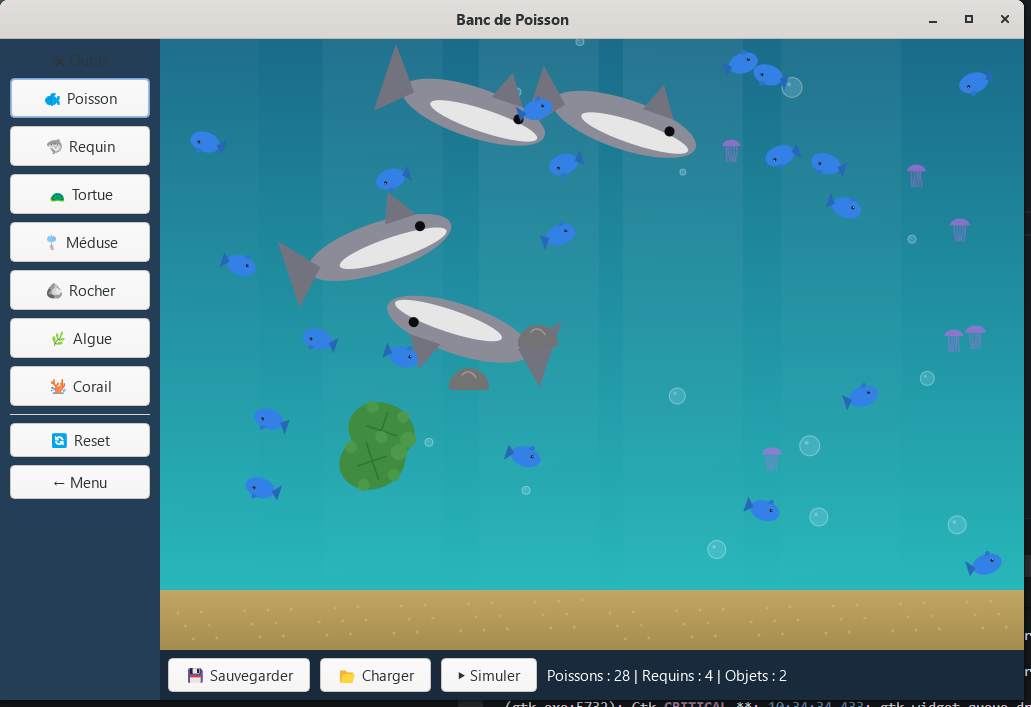
#> input picture image.png, 1031 x 707 px
$ python reverse_images.py image.png
#> lines starting #> are read from the running program, lines starting #| are printed output that depends on the picture
import sys
import shutil
from pathlib import Path

# Auto-install dependencies if missing
try:
    from PIL import Image
except ImportError:
    print("Pillow is missing. Installing pillow...")
    import subprocess
    try:
        subprocess.check_call([sys.executable, "-m", "pip", "install", "pillow"])
        from PIL import Image
        print("Pillow installed successfully!")
    except Exception as e:
        print(f"Failed to install pillow automatically: {e}")
        print("Please run: pip install pillow")
        sys.exit(1)

def flip_image(img_path: Path):
    try:
        # Create a backup if it doesn't exist yet
        backup_path = img_path.with_name(img_path.name + ".bak")
        if not backup_path.exists():
            shutil.copy(img_path, backup_path)
            print(f"Backup created: {backup_path.name}")

        with Image.open(img_path) as img:
#> img is the input picture: PIL image 1031x707 RGBA; mean R, G, B, A 78, 146.1, 155, 255
            flipped_img = img.transpose(Image.FLIP_LEFT_RIGHT)
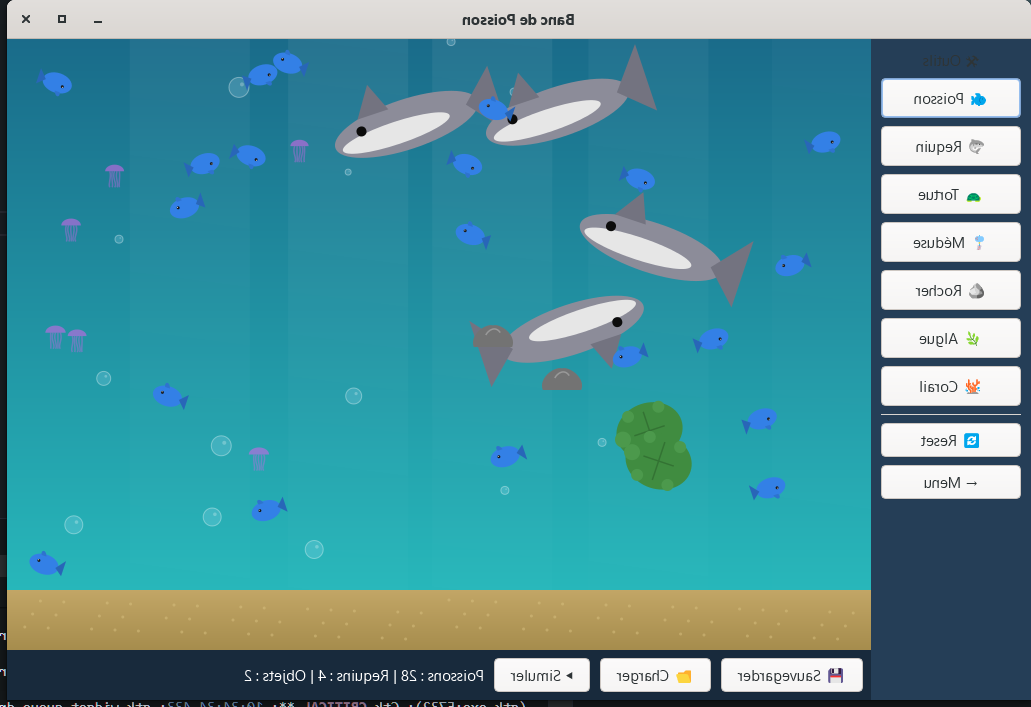
#> flipped_img: PIL image 1031x707 RGBA; mean R, G, B, A 78, 146.1, 155, 255
            # Save using the original format
            flipped_img.save(img_path)
            print(f"Flipped: {img_path}")
    except Exception as e:
        print(f"Error flipping {img_path}: {e}")

def main():
    if len(sys.argv) < 2:
        print("Usage:")
        print("  python reverse_images.py [image_path1] [image_path2] ...")
        print("  python reverse_images.py [folder_path]")
        sys.exit(1)

    valid_extensions = {".png", ".jpg", ".jpeg", ".webp"}
    images_to_process = []

    for arg in sys.argv[1:]:
        path = Path(arg)
        if not path.exists():
            print(f"Warning: Path does not exist: {arg}")
            continue

        if path.is_file():
            if path.suffix.lower() in valid_extensions:
                images_to_process.append(path)
            else:
                print(f"Warning: Unsupported file format: {arg}")
        elif path.is_dir():
            # Find all images recursively
            dir_images = [
                p for p in path.rglob("*")
                if p.is_file() and p.suffix.lower() in valid_extensions
            ]
            images_to_process.extend(dir_images)

    if not images_to_process:
        print("No valid images found to process.")
        return

    print(f"Found {len(images_to_process)} images to flip.")
    for img_path in images_to_process:
        flip_image(img_path)

    print("All image flipping operations completed!")

if __name__ == "__main__":
    main()
